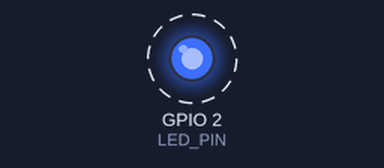
A program run on a simulated ESP32. Parts: output pins drawn as LEDs (lit = HIGH). Dashed ring = blinking. What the program prints to the serial monitor is not drawn.

Above: at 0.5 s.
Timing chart, 0 to 4.6 s (numbered marks = the images above):
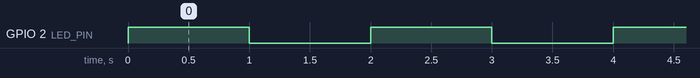

The program:

main.cpp
```cpp
#include <Arduino.h>

constexpr uint8_t LED_PIN = 2;
constexpr unsigned long BLINK_INTERVAL_MS = 1000;

void setup()
{
    pinMode(LED_PIN, OUTPUT);
    digitalWrite(LED_PIN, LOW);
    Serial.begin(115200);
    Serial.println("IOT TASK 1 - ESP32 LED BLINK");
    Serial.println("Registration: 24-NTU-CS-FL-1065");
}

void loop()
{
    digitalWrite(LED_PIN, HIGH);
    Serial.println("LED: ON");
    delay(BLINK_INTERVAL_MS);

    digitalWrite(LED_PIN, LOW);
    Serial.println("LED: OFF");
    delay(BLINK_INTERVAL_MS);
}
```

Measured:
- by itself, GPIO 2 (LED_PIN): alternates HIGH for 1.0 s and LOW for 1.0 s
